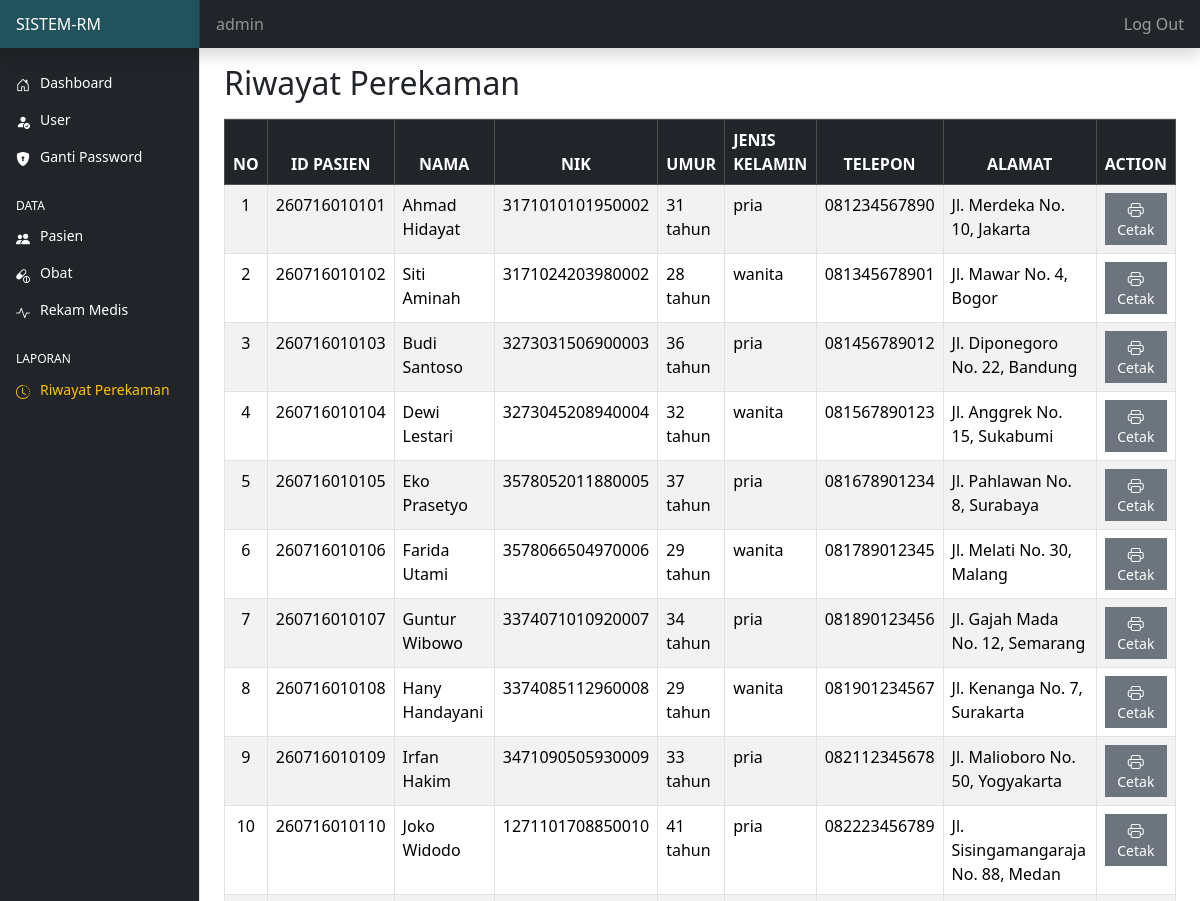
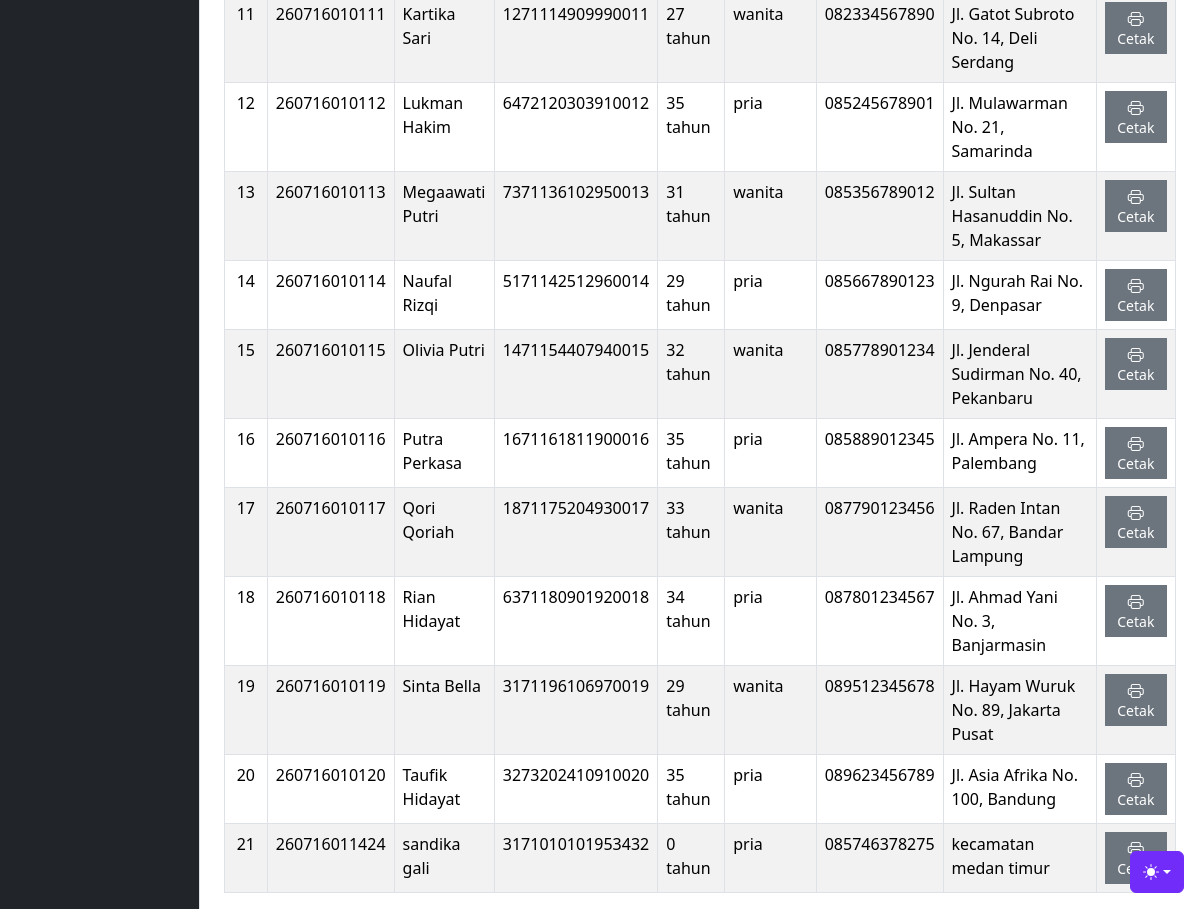
Screenshot of /riwayatperekaman/index.php (signed in) with the database file from the repository (2 pictures, top to bottom).
### tables this page shows
CREATE TABLE `tbl_pasien` (
  `id` varchar(20) NOT NULL,
  `nama` varchar(250) NOT NULL,
  `nik` varchar(16) NOT NULL,
  `tgl_lahir` date NOT NULL,
  `gender` enum('p','w') NOT NULL,
  `telepon` varchar(15) NOT NULL,
  `alamat` varchar(255) NOT NULL
);

### config.php (called while the page is built, shortened)
<?php
$main_url = "http://localhost/rm_datapasien/";
function htgUmur($tgl_lahir)
{
    $tglLahir = new DateTime($tgl_lahir);
    $hariIni = new DateTime("today");
    $umur = $hariIni->diff($tglLahir)->y;
    return $umur . " tahun";
}
?>

### riwayatperekaman/index.php (the view, shortened to what this page needs)
<?php
  require "../config.php";
  require  "../template/header.php";
  require  "../template/navbar.php";
  require  "../template/sidebar.php";
  ?>
<main class="col-md-9 ms-sm-auto col-lg-10 px-md-4 min-vh-100">
    <div class="d-flex justify-content-between flex-wrap flex-md-nowrap align-items-center pt-3 pb-2 border-bottom">
        <H2>Riwayat Perekaman</H2>
        <br>
    </div>
    <div class="card-body col-md-12">
        <table class="table table-bordered table-striped table-hover" id="myTable">
            <thead class="table-dark">
                <tr>
                    <th class="text-center">NO</th>
                    <th class="text-center">ID PASIEN</th>
                    <th class="text-center">NAMA</th>
                    <th class="text-center">NIK</th>
                    <th class="text-center">UMUR</th>
                    <th>JENIS KELAMIN</th>
                    <th class="text-center">TELEPON</th>
                    <th class="text-center">ALAMAT</th>
                    <th class="text-center">ACTION</th>
                </tr>
            </thead>
            <tbody>
                <?php
                  $no = 1;
                  $queryPasien = mysqli_query($koneksi, "SELECT * FROM tbl_pasien");
                  while ($pasien = mysqli_fetch_array($queryPasien)) {
                  ?>
                    <tr>
                        <td class="text-center"><?php echo $no++ ?></td>
                        <td class="text-center"><?php echo $pasien['id'] ?></td>
                        <td><?php echo $pasien['nama'] ?></td>
                        <td class="text-center"><?php echo $pasien['nik'] ?></td>
                        <td><?= htgUmur($pasien['tgl_lahir']); ?></td>
                        <td>
                            <?php
                              if ($pasien['gender'] == 'p') {
                                  echo 'pria';
                              } else {
                                  echo 'wanita';
                              }
                              ?>
                        </td>
                        <td class="text-center"><?php echo $pasien['telepon'] ?></td>
                        <td><?php echo $pasien['alamat'] ?></td>
                        <td class="text-center">
                            <a href="laporan.php?id=<?php echo $pasien['id'] ?>" class="btn btn-sm btn-secondary py-1 px-2 rounded-0"
                                title="cetak pdf" target="_balnk"><i class="bi bi-printer fs-6"></i> Cetak</a>
                        </td>
                    </tr>
                <?php } ?>
            </tbody>
        </table>
    </div>
    </div>
<?php require "../template/footer.php"; ?>

### template/header.php (shortened to what this page needs)
<!doctype html>
<html lang="en" data-bs-theme="auto">
<head>
    <link href="<?= $main_url ?>asset/dist/css/bootstrap.min.css" rel="stylesheet" />
    <link href="<?= $main_url ?>asset/dashboard/dashboard.css" rel="stylesheet" />
    <link rel="stylesheet" href="https://cdn.jsdelivr.net/npm/bootstrap-icons@1.11.3/font/bootstrap-icons.min.css">
    <link rel="stylesheet" href="path/to/font-awesome/css/font-awesome.min.css">
    <link rel="stylesheet" href="https://cdn.datatables.net/2.3.8/css/dataTables.dataTables.css">
    <link href="https://cdn.jsdelivr.net/npm/@yaireo/tagify/dist/tagify.css" rel="stylesheet" type="text/css" />
</head>
<body>

### template/navbar.php (shortened to what this page needs)
<div class="dropdown position-fixed bottom-0 end-0 mb-3 me-3 bd-mode-toggle">
    <button class="btn btn-bd-primary py-2 dropdown-toggle d-flex align-items-center" id="bd-theme" type="button"
        aria-expanded="false" data-bs-toggle="dropdown" aria-label="Toggle theme (auto)">
        <svg class="bi my-1 theme-icon-active" aria-hidden="true">
            <use href="#circle-half"></use>
        </svg>
    </button>
</div>
<header class="navbar sticky-top bg-dark flex-md-nowrap p-0 shadow" data-bs-theme="dark">
    <a class="navbar-brand col-md-3 col-lg-2 me-0 px-3 fs-6 text-white" href="#">SISTEM-RM</a>
    <span class="text-white-50 ms-3 w-100 fs-6 py-1"><?php echo $_SESSION['ssUserRM'] ?></span>
    <div class="navbar-nav">
        <div class="nav-item text-nowrap">
            <a href="<?php echo $main_url ?>auth/logout.php" class="nav-link px-3">Log Out</a>
        </div>
    </div>
</header>

### template/sidebar.php (shortened to what this page needs)
<div class="container-fluid">
    <div class="row">
        <?php
        $uri_path       = parse_url($_SERVER['REQUEST_URI'], PHP_URL_PATH);
        $uri_segments   = explode('/', $uri_path);
        $menu           = $uri_segments[2];
        $userLogin      = $_SESSION['ssUserRM'];
        $cekUser        = mysqli_query($koneksi, "SELECT * FROM tbl_user WHERE username = '$userLogin'");
        $dataUser       = mysqli_fetch_assoc($cekUser);
        ?>
        <div class="sidebar border-end col-md-3 col-lg-2 p-0 bg-dark">
            <div class="offcanvas-md offcanvas-end bg-dark" tabindex="-1" id="sidebarMenu"
                aria-labelledby="sidebarMenuLabel">
                <div class="offcanvas-body d-md-flex flex-column p-0 pt-lg-3 overflow-y-auto">
                    <ul class="nav flex-column">
                        <li class="nav-item">
                            <a class="nav-link d-flex align-items-center gap-2 <?= ($menu == '' || $menu == 'index.php') ? 'active text-warning' : 'text-white' ?>"
                                href="<?= $main_url ?>">
                                <i class="bi bi-house-door"></i>
                                <div>Dashboard</div>
                            </a>
                        </li>
                        <?php
                        if ($dataUser['jabatan'] == 1) { ?>
                            <li class="nav-item ">
                                <a class="nav-link d-flex align-items-center gap-2 text-white<?php echo $menu == 'user' ? 'active text-warning' : '' ?>"
                                    href="<?= $main_url ?>user">
                                    <i class="bi bi-person-fill-check"></i>
                                    <div>User</div>
                                </a>
                            </li>
                        <?php } ?>
                        <li class="nav-item">
                            <a class="nav-link d-flex align-items-center gap-2 <?= (strpos($uri_path, 'password.php') !== false) ? 'active text-warning' : 'text-white' ?>"
                                href="<?= $main_url ?>auth/password.php">
                                <i class="bi bi-shield-lock-fill"></i>
                                <div>Ganti Password</div>
                            </a>
                        </li>
                    </ul>
                    <h6
                        class="sidebar-heading d-flex justify-content-between align-items-center px-3 mt-4 mb-1 text-body-secondary text-uppercase">
                        <span class="text-white">Data</span>
                    </h6>
                    <ul class="nav flex-column mb-auto">
                        <?php if ($dataUser['jabatan'] != 3) { ?>
                            <li class="nav-item">
                                <a class="nav-link d-flex align-items-center gap-2 <?= (strpos($uri_path, '/pasien/') !== false) ? 'active text-warning' : 'text-white' ?>"
                                    href="<?= $main_url ?>pasien/data-pasien.php">
                                    <i class="bi bi-people-fill"></i>
                                    <div>Pasien</div>
                                </a>
                            </li>
                            <li class="nav-item">
                                <a class="nav-link d-flex align-items-center gap-2 <?= (strpos($uri_path, 'obat') !== false) ? 'active text-warning' : 'text-white' ?>"
                                    href="<?= $main_url ?>obat/data-obat.php">
                                    <i class="bi bi-capsule-pill"></i>
                                    <div>Obat</div>
                                </a>
                            </li>
                            <li class="nav-item">
                                <a class="nav-link d-flex align-items-center gap-2 <?= (strpos($uri_path, 'rekamedis') !== false) ? 'active text-warning' : 'text-white' ?>"
                                    href="<?php echo $main_url ?>rekamedis/index.php">
                                    <i class="bi bi-activity"></i>
                                    <div> Rekam Medis</div>
                                </a>
                            </li>
                        <?php } ?>
                    </ul>
                    <h6
                        class="sidebar-heading d-flex justify-content-between align-items-center px-3 mt-4 mb-1 text-body-secondary text-uppercase">
                        <span class="text-white">Laporan</span>
                    </h6>
                    <ul class="nav flex-column mb-auto">
                        <li class="nav-item">
                            <a class="nav-link d-flex align-items-center gap-2 <?= (strpos($uri_path, 'riwayatperekaman') !== false) ? 'active text-warning' : 'text-white' ?>"
                                href="<?php echo $main_url ?>riwayatperekaman">
                                <i class="bi bi-clock-history"></i>
                                <div>Riwayat Perekaman</div>
                            </a>
                        </li>
                    </ul>
                </div>
            </div>
        </div>

### template/footer.php (shortened to what this page needs)
</div>
</body>
</html>

### asset/dashboard/dashboard.css (style rules this page uses)
.bi { display: inline-block; width: 1rem; height: 1rem; }
.sidebar .nav-link { font-size: .875rem; font-weight: 500; }
.sidebar .nav-link.active { color: #2470dc; }
.sidebar-heading { font-size: .75rem; }
.navbar-brand { padding-top: .75rem; padding-bottom: .75rem; background-color: rgba(36, 216, 240, 0.25); box-shadow: inset -1px 0 0 rgba(0, 0, 0, .25); }

### template/header.php (style rules this page uses)
.bi { vertical-align: -0.125em; fill: currentColor; }
.btn-bd-primary { --bd-violet-bg: #712cf9; --bd-violet-rgb: 112.520718, 44.062154, 249.437846; --bs-btn-font-weight: 600; --bs-btn-color: var(--bs-white); --bs-btn-bg: var(--bd-violet-bg); --bs-btn-border-color: var(--bd-violet-bg); --bs-btn-hover-color: var(--bs-white); --bs-btn-hover-bg: #6528e0; --bs-btn-hover-border-color: #6528e0; --bs-btn-focus-shadow-rgb: var(--bd-violet-rgb); --bs-btn-active-color: var(--bs-btn-hover-color); --bs-btn-active-bg: #5a23c8; --bs-btn-active-border-color: #5a23c8; }
.bd-mode-toggle { z-index: 1500; }
.bd-mode-toggle .bi { width: 1em; height: 1em; }

### rows the page displays
tbl_pasien: id "260716010101", nama "Ahmad Hidayat", nik "3171010101950002", tgl_lahir "31 tahun", gender "pria", telepon "081234567890", alamat "Jl. Merdeka No. 10, Jakarta"
tbl_pasien: id "260716010102", nama "Siti Aminah", nik "3171024203980002", tgl_lahir "28 tahun", gender "wanita", telepon "081345678901", alamat "Jl. Mawar No. 4, Bogor"
tbl_pasien: id "260716010103", nama "Budi Santoso", nik "3273031506900003", tgl_lahir "36 tahun", gender "pria", telepon "081456789012", alamat "Jl. Diponegoro No. 22, Bandung"
tbl_pasien: id "260716010104", nama "Dewi Lestari", nik "3273045208940004", tgl_lahir "32 tahun", gender "wanita", telepon "081567890123", alamat "Jl. Anggrek No. 15, Sukabumi"
tbl_pasien: id "260716010105", nama "Eko Prasetyo", nik "3578052011880005", tgl_lahir "37 tahun", gender "pria", telepon "081678901234", alamat "Jl. Pahlawan No. 8, Surabaya"
tbl_pasien: id "260716010106", nama "Farida Utami", nik "3578066504970006", tgl_lahir "29 tahun", gender "wanita", telepon "081789012345", alamat "Jl. Melati No. 30, Malang"
tbl_pasien: id "260716010107", nama "Guntur Wibowo", nik "3374071010920007", tgl_lahir "34 tahun", gender "pria", telepon "081890123456", alamat "Jl. Gajah Mada No. 12, Semarang"
tbl_pasien: id "260716010108", nama "Hany Handayani", nik "3374085112960008", tgl_lahir "29 tahun", gender "wanita", telepon "081901234567", alamat "Jl. Kenanga No. 7, Surakarta"
tbl_pasien: id "260716010109", nama "Irfan Hakim", nik "3471090505930009", tgl_lahir "33 tahun", gender "pria", telepon "082112345678", alamat "Jl. Malioboro No. 50, Yogyakarta"
tbl_pasien: id "260716010110", nama "Joko Widodo", nik "1271101708850010", tgl_lahir "41 tahun", gender "pria", telepon "082223456789", alamat "Jl. Sisingamangaraja No. 88, Medan"
tbl_pasien: id "260716010111", nama "Kartika Sari", nik "1271114909990011", tgl_lahir "27 tahun", gender "wanita", telepon "082334567890", alamat "Jl. Gatot Subroto No. 14, Deli Serdang"
tbl_pasien: id "260716010112", nama "Lukman Hakim", nik "6472120303910012", tgl_lahir "35 tahun", gender "pria", telepon "085245678901", alamat "Jl. Mulawarman No. 21, Samarinda"
tbl_pasien: id "260716010113", nama "Megaawati Putri", nik "7371136102950013", tgl_lahir "31 tahun", gender "wanita", telepon "085356789012", alamat "Jl. Sultan Hasanuddin No. 5, Makassar"
tbl_pasien: id "260716010114", nama "Naufal Rizqi", nik "5171142512960014", tgl_lahir "29 tahun", gender "pria", telepon "085667890123", alamat "Jl. Ngurah Rai No. 9, Denpasar"
tbl_pasien: id "260716010115", nama "Olivia Putri", nik "1471154407940015", tgl_lahir "32 tahun", gender "wanita", telepon "085778901234", alamat "Jl. Jenderal Sudirman No. 40, Pekanbaru"
tbl_pasien: id "260716010116", nama "Putra Perkasa", nik "1671161811900016", tgl_lahir "35 tahun", gender "pria", telepon "085889012345", alamat "Jl. Ampera No. 11, Palembang"
tbl_pasien: id "260716010117", nama "Qori Qoriah", nik "1871175204930017", tgl_lahir "33 tahun", gender "wanita", telepon "087790123456", alamat "Jl. Raden Intan No. 67, Bandar Lampung"
tbl_pasien: id "260716010118", nama "Rian Hidayat", nik "6371180901920018", tgl_lahir "34 tahun", gender "pria", telepon "087801234567", alamat "Jl. Ahmad Yani No. 3, Banjarmasin"
tbl_pasien: id "260716010119", nama "Sinta Bella", nik "3171196106970019", tgl_lahir "29 tahun", gender "wanita", telepon "089512345678", alamat "Jl. Hayam Wuruk No. 89, Jakarta Pusat"
tbl_pasien: id "260716010120", nama "Taufik Hidayat", nik "3273202410910020", tgl_lahir "35 tahun", gender "pria", telepon "089623456789", alamat "Jl. Asia Afrika No. 100, Bandung"
tbl_pasien: id "260716011424", nama "sandika gali", nik "3171010101953432", tgl_lahir "0 tahun", gender "pria", telepon "085746378275", alamat "kecamatan medan timur"

### other values shown
$_SESSION['ssUserRM'] "admin"
